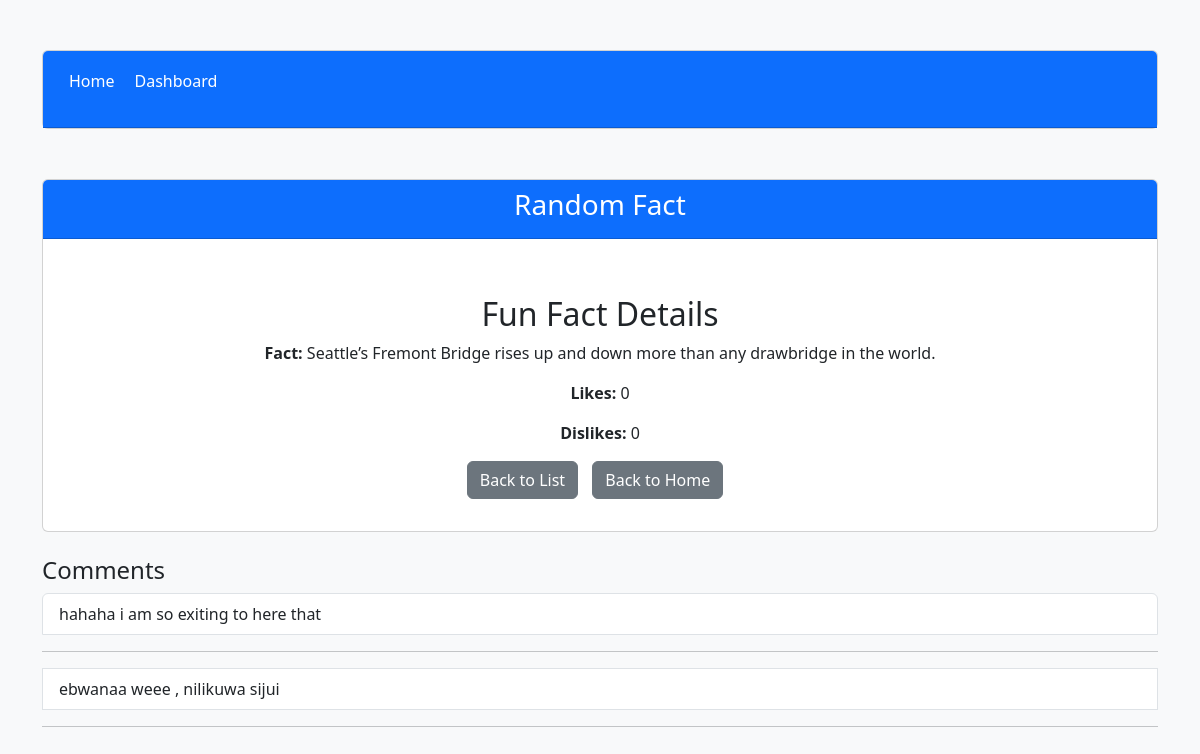
/facts/3/, run on the app's committed database.
### facts/models.py (models this page shows)
class Fact(models.Model):
    text = models.TextField()  # The fact text
    likes = models.IntegerField(default=0)
    dislikes = models.IntegerField(default=0)

class Comment(models.Model):
    fact = models.ForeignKey(Fact, on_delete=models.CASCADE, related_name='comments')
    content = models.TextField()

### facts/views.py (the view)
# urls.py: path('facts/<int:fact_id>/', views.view_fact_view, name='view_fact'),
def view_fact_view(request, fact_id):
    fact = get_object_or_404(Fact, id=fact_id)
    return render(request, 'facts/view_fact.html', {'fact': fact})

### facts/templates/facts/view_fact.html (shortened to what this page needs)
<!DOCTYPE html>
<html lang="en">
  <head>
    <link
      href="https://cdn.jsdelivr.net/npm/bootstrap@5.3.0-alpha1/dist/css/bootstrap.min.css"
      rel="stylesheet"
    />
  </head>
  <body>
    <div class="container">
      <div class="card text-center">
        <div class="card-header bg-primary text-white">
          <nav>
            <ul>
              <li><a href="{% url 'random_fact' %}">Home</a></li>
              <li><a href="{% url 'dashboard' %}">Dashboard</a></li>
            </ul>
          </nav>
        </div>
      </div>
      <div class="card text-center">
        <div class="card-header bg-primary text-white">
          <h3>Random Fact</h3>
        </div>
        <div class="card-body">
          <div class="d-flex justify-content-center my-3">
            <div class="container mt-4">
              <h2>Fun Fact Details</h2>
              <p><strong>Fact:</strong> {{ fact.text }}</p>
              <p><strong>Likes:</strong> {{ fact.likes }}</p>
              <p><strong>Dislikes:</strong> {{ fact.dislikes }}</p>
              <a href="{% url 'dashboard' %}" class="btn btn-secondary"
                >Back to List</a
              >
              <a href="{% url 'random_fact' %}" class="btn btn-secondary"
                >Back to Home</a
              >
            </div>
          </div>
        </div>
      </div>
      <div class="comments-section mt-4">
        <h4>Comments</h4>
        <ul id="comments-list" class="list-group">
          {% for comment in fact.comments.all %}
          <li class="list-group-item">{{ comment.content }}</li>
          <hr />
          {% endfor %}
        </ul>
      </div>
    </div>
  </body>
</html>

### facts/templates/facts/view_fact.html (style rules this page uses)
body { background-color: #f8f9fa; }
.card { margin-top: 50px; }
.btn { margin-right: 10px; }
.comments-section { margin-top: 30px; }
nav ul { list-style: none; display: flex; padding: 10px; }
nav ul li { margin-right: 20px; }
nav ul li a { color: white; text-decoration: none; }

### data on the page
Fact: text "Seattle’s Fremont Bridge rises up and down more than any drawbridge in the world.", likes "0", dislikes "0"
Comment: content "hahaha i am so exiting to here that"
Comment: content "ebwanaa weee , nilikuwa sijui"
